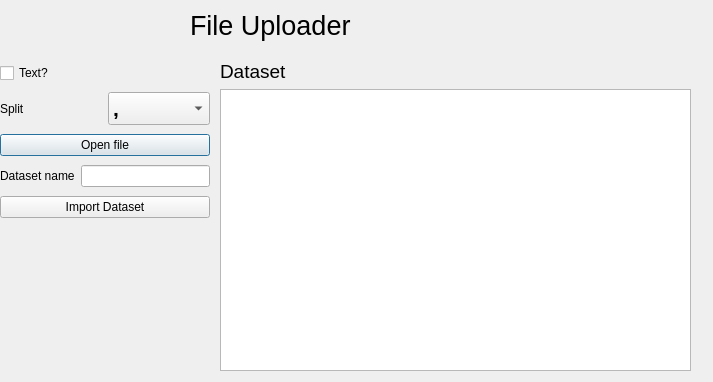
<?xml version="1.0" encoding="UTF-8"?>
<ui version="4.0">
 <class>Dialog</class>
 <widget class="QDialog" name="Dialog">
  <property name="geometry">
   <rect>
    <x>0</x>
    <y>0</y>
    <width>713</width>
    <height>382</height>
   </rect>
  </property>
  <property name="windowTitle">
   <string>Dialog</string>
  </property>
  <widget class="QLabel" name="label">
   <property name="geometry">
    <rect>
     <x>190</x>
     <y>10</y>
     <width>171</width>
     <height>31</height>
    </rect>
   </property>
   <property name="font">
    <font>
     <pointsize>20</pointsize>
    </font>
   </property>
   <property name="text">
    <string>File Uploader</string>
   </property>
  </widget>
  <widget class="QWidget" name="">
   <property name="geometry">
    <rect>
     <x>220</x>
     <y>60</y>
     <width>471</width>
     <height>311</height>
    </rect>
   </property>
   <layout class="QVBoxLayout" name="verticalLayout">
    <item>
     <widget class="QLabel" name="label_4">
      <property name="font">
       <font>
        <pointsize>14</pointsize>
       </font>
      </property>
      <property name="text">
       <string>Dataset</string>
      </property>
     </widget>
    </item>
    <item>
     <widget class="QTextBrowser" name="dataBrowser"/>
    </item>
   </layout>
  </widget>
  <widget class="QWidget" name="">
   <property name="geometry">
    <rect>
     <x>0</x>
     <y>60</y>
     <width>210</width>
     <height>161</height>
    </rect>
   </property>
   <layout class="QVBoxLayout" name="verticalLayout_3">
    <item>
     <widget class="QCheckBox" name="textCheck">
      <property name="text">
       <string>Text?</string>
      </property>
     </widget>
    </item>
    <item>
     <layout class="QHBoxLayout" name="horizontalLayout_4">
      <item>
       <widget class="QLabel" name="label_2">
        <property name="text">
         <string>Split</string>
        </property>
       </widget>
      </item>
      <item>
       <widget class="QComboBox" name="splitBox">
        <property name="font">
         <font>
          <pointsize>16</pointsize>
          <weight>75</weight>
          <bold>true</bold>
         </font>
        </property>
        <item>
         <property name="text">
          <string>,</string>
         </property>
        </item>
        <item>
         <property name="text">
          <string>;</string>
         </property>
        </item>
        <item>
         <property name="text">
          <string>|</string>
         </property>
        </item>
        <item>
         <property name="text">
          <string>:</string>
         </property>
        </item>
        <item>
         <property name="text">
          <string>.</string>
         </property>
        </item>
        <item>
         <property name="text">
          <string> </string>
         </property>
        </item>
       </widget>
      </item>
     </layout>
    </item>
    <item>
     <layout class="QVBoxLayout" name="verticalLayout_2">
      <item>
       <widget class="QPushButton" name="openButton">
        <property name="text">
         <string>Open file</string>
        </property>
       </widget>
      </item>
     </layout>
    </item>
    <item>
     <layout class="QHBoxLayout" name="horizontalLayout_5">
      <item>
       <widget class="QLabel" name="label_5">
        <property name="text">
         <string>Dataset name</string>
        </property>
       </widget>
      </item>
      <item>
       <widget class="QLineEdit" name="nameEdit"/>
      </item>
     </layout>
    </item>
    <item>
     <widget class="QPushButton" name="importButton">
      <property name="text">
       <string>Import Dataset</string>
      </property>
     </widget>
    </item>
   </layout>
  </widget>
 </widget>
 <resources/>
 <connections/>
</ui>
